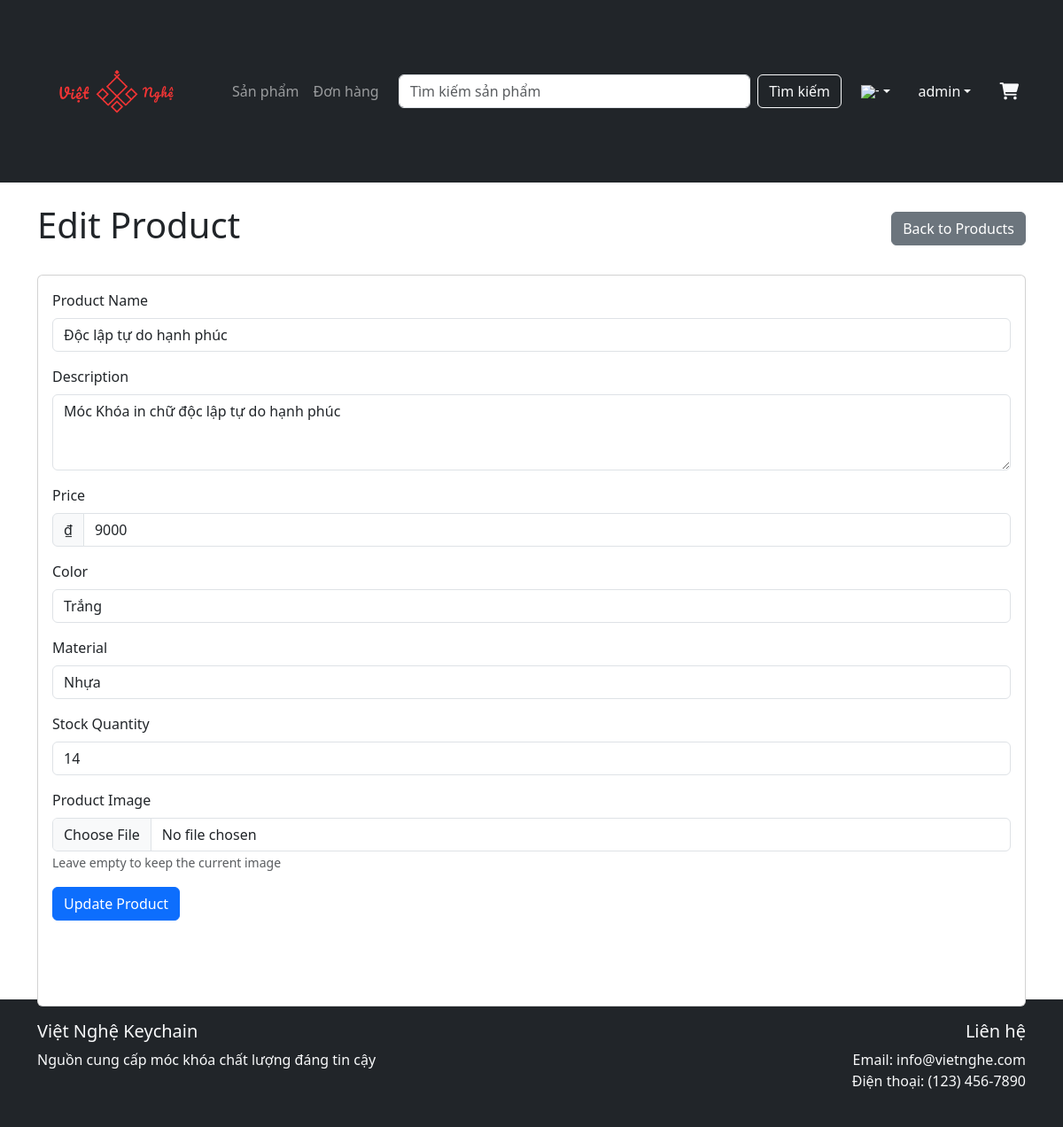
/admin/products/4/edit (signed in), run on the app's committed database.
### tables this page shows
CREATE TABLE `products` (
  `product_id` int(11) NOT NULL,
  `name` varchar(100) NOT NULL,
  `description` text DEFAULT NULL,
  `price` bigint(20) NOT NULL,
  `color` varchar(30) DEFAULT NULL,
  `material` varchar(30) DEFAULT NULL,
  `stock_quantity` int(11) NOT NULL DEFAULT 0,
  `image_url` varchar(150) DEFAULT NULL,
  `created_by` int(11) DEFAULT NULL,
  `created_at` datetime DEFAULT current_timestamp(),
  `deleted` tinyint(1) NOT NULL DEFAULT 0
);

### controllers/Controller.php (called while the page is built, shortened)
<?php
abstract class Controller {
    protected function render($view, $data = []) {
        extract($data);
        $viewPath = __DIR__ . "/../views/{$view}.php";
        require $viewPath;
        require __DIR__ . "/../views/layouts/main.php";
    }
}

### controllers/AdminController.php (called while the page is built, shortened)
<?php
require_once __DIR__ . '/Controller.php';
require_once __DIR__ . '/../models/Product.php';
class AdminController extends Controller {
    private $productModel;
    public function __construct() {
        $this->productModel = new Product();
    }
    public function editProduct($id) {
        $product = $this->productModel->findById($id);
        $error = null;
        $success = null;
        $this->render('admin/products/edit', [
            'product' => $product,
            'basePath' => $this->basePath,
            'error' => $error,
            'success' => $success
        ]);
    }
}

### models/Model.php (called while the page is built, shortened)
<?php
class Model {
    public function __construct() {
        global $db;
        $this->db = $db;
    }
}

### models/Product.php (called while the page is built, shortened)
<?php
require_once __DIR__ . '/Model.php';
class Product extends Model
{
    protected $table = 'products';
    protected $primaryKey = 'product_id';
    public function findById($id)
    {
        $sql = "SELECT * FROM {$this->table} WHERE {$this->primaryKey} = ? AND deleted = 0";
        $stmt = $this->db->prepare($sql);
        $stmt->bind_param("i", $id);
        $stmt->execute();
        $result = $stmt->get_result();
        return $result->fetch_assoc();
    }
}

### views/admin/products/edit.php (the view, shortened to what this page needs)
<div class="row">
    <div class="col-12">
        <div class="d-flex justify-content-between align-items-center mb-4">
            <h1>Edit Product</h1>
            <a href="<?= $basePath ?>/admin/products" class="btn btn-secondary">
                <i class="bi bi-arrow-left"></i> Back to Products
            </a>
        </div>
        <div class="card">
            <div class="card-body">
                <form action="<?= $basePath ?>/admin/products/<?= $product['product_id'] ?>/update" method="POST" enctype="multipart/form-data">
                    <div class="mb-3">
                        <label for="name" class="form-label">Product Name</label>
                        <input type="text" class="form-control" id="name" name="name" value="<?= htmlspecialchars($product['name']) ?>" required>
                    </div>
                    <div class="mb-3">
                        <label for="description" class="form-label">Description</label>
                        <textarea class="form-control" id="description" name="description" rows="3"><?= htmlspecialchars($product['description']) ?></textarea>
                    </div>
                    <div class="mb-3">
                        <label for="price" class="form-label">Price</label>
                        <div class="input-group">
                            <span class="input-group-text">₫</span>
                            <input type="number" class="form-control" id="price" name="price" step="1" min="0" value="<?= htmlspecialchars($product['price']) ?>" required>
                        </div>
                    </div>
                    <div class="mb-3">
                        <label for="color" class="form-label">Color</label>
                        <input type="text" class="form-control" id="color" name="color" maxlength="30" value="<?= htmlspecialchars($product['color'] ?? '') ?>">
                    </div>
                    <div class="mb-3">
                        <label for="material" class="form-label">Material</label>
                        <input type="text" class="form-control" id="material" name="material" maxlength="30" value="<?= htmlspecialchars($product['material'] ?? '') ?>">
                    </div>
                    <div class="mb-3">
                        <label for="stock_quantity" class="form-label">Stock Quantity</label>
                        <input type="number" class="form-control" id="stock_quantity" name="stock_quantity" min="0" value="<?= htmlspecialchars($product['stock_quantity']) ?>" required>
                    </div>
                    <div class="mb-3">
                        <label for="image" class="form-label">Product Image</label>
                        <input type="file" class="form-control" id="image" name="image" accept="image/*">
                        <small class="form-text text-muted">Leave empty to keep the current image</small>
                    </div>
                    <button type="submit" class="btn btn-primary">Update Product</button>
                </form>
            </div>
        </div>
    </div>
</div>

### public/css/style.css (style rules this page uses)
html, body { height: 100%; margin: 0; }
body { display: flex; flex-direction: column; min-height: 100vh; }
.card { height: 100%; display: flex; flex-direction: column; }
.card-body { flex: 1; display: flex; flex-direction: column; }
.btn { white-space: nowrap; min-width: max-content; }

### data on the page
products: name "Độc lập tự do hạnh phúc", description "Móc Khóa in chữ độc lập tự do hạnh phúc", price "9000", color "Trắng", material "Nhựa", stock_quantity "14"

### other printed values
__('products') "Sản phẩm"
__('orders') "Đơn hàng"
__('search_button') "Tìm kiếm"
$_SESSION['user']['first_name'] . ' ' . $_SESSION['user']['last_name'] "admin"
__('trusted_source') "Nguồn cung cấp móc khóa chất lượng đáng tin cậy"
__('contact_us') "Liên hệ"
__('email') "Email"
__('phone') "Điện thoại"
